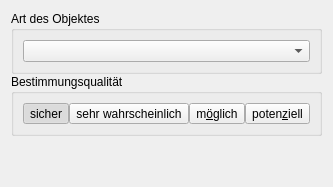
     <widget class="QWidget" name="tab_misc">
      <property name="autoFillBackground">
       <bool>true</bool>
      </property>
      <property name="dbvalue" stdset="0">
       <string>MISC</string>
      </property>
      <attribute name="title">
       <string>Sonstiges</string>
      </attribute>
      <layout class="QVBoxLayout" name="verticalLayout_3">
       <property name="spacing">
        <number>0</number>
       </property>
       <item>
        <widget class="QGroupBox" name="gbx_misc_name">
         <property name="title">
          <string>Art des Objektes</string>
         </property>
         <layout class="QHBoxLayout" name="horizontalLayout">
          <property name="spacing">
           <number>0</number>
          </property>
          <item>
           <widget class="QComboBox" name="cmb_misc_name"/>
          </item>
         </layout>
        </widget>
       </item>
       <item>
        <widget class="QGroupBox" name="gbx_misc_qual">
         <property name="title">
          <string>Bestimmungsqualität</string>
         </property>
         <layout class="QHBoxLayout" name="horizontalLayout_18">
          <property name="spacing">
           <number>0</number>
          </property>
          <item>
           <widget class="QToolButton" name="rbutton_misc_qual_1">
            <property name="sizePolicy">
             <sizepolicy hsizetype="Preferred" vsizetype="Fixed">
              <horstretch>0</horstretch>
              <verstretch>0</verstretch>
             </sizepolicy>
            </property>
            <property name="text">
             <string comment="1">sicher</string>
            </property>
            <property name="checkable">
             <bool>true</bool>
            </property>
            <property name="checked">
             <bool>true</bool>
            </property>
            <property name="autoExclusive">
             <bool>true</bool>
            </property>
            <property name="dbvalue" stdset="0">
             <string>1</string>
            </property>
            <attribute name="buttonGroup">
             <string notr="true">buttongroup_misc_confidence</string>
            </attribute>
           </widget>
          </item>
          <item>
           <widget class="QToolButton" name="rbutton_misc_qual_2">
            <property name="sizePolicy">
             <sizepolicy hsizetype="Preferred" vsizetype="Fixed">
              <horstretch>0</horstretch>
              <verstretch>0</verstretch>
             </sizepolicy>
            </property>
            <property name="text">
             <string comment="2">sehr wahrscheinlich</string>
            </property>
            <property name="checkable">
             <bool>true</bool>
            </property>
            <property name="autoExclusive">
             <bool>true</bool>
            </property>
            <property name="dbvalue" stdset="0">
             <string>2</string>
            </property>
            <attribute name="buttonGroup">
             <string notr="true">buttongroup_misc_confidence</string>
            </attribute>
           </widget>
          </item>
          <item>
           <widget class="QToolButton" name="rbutton_misc_qual_3">
            <property name="sizePolicy">
             <sizepolicy hsizetype="Preferred" vsizetype="Fixed">
              <horstretch>0</horstretch>
              <verstretch>0</verstretch>
             </sizepolicy>
            </property>
            <property name="text">
             <string comment="3">m&amp;öglich</string>
            </property>
            <property name="checkable">
             <bool>true</bool>
            </property>
            <property name="autoExclusive">
             <bool>true</bool>
            </property>
            <property name="dbvalue" stdset="0">
             <string>3</string>
            </property>
            <attribute name="buttonGroup">
             <string notr="true">buttongroup_misc_confidence</string>
            </attribute>
           </widget>
          </item>
          <item>
           <widget class="QToolButton" name="rbutton_misc_qual_4">
            <property name="sizePolicy">
             <sizepolicy hsizetype="Preferred" vsizetype="Fixed">
              <horstretch>0</horstretch>
              <verstretch>0</verstretch>
             </sizepolicy>
            </property>
            <property name="text">
             <string comment="4">poten&amp;ziell</string>
            </property>
            <property name="checkable">
             <bool>true</bool>
            </property>
            <property name="autoExclusive">
             <bool>true</bool>
            </property>
            <property name="dbvalue" stdset="0">
             <string>4</string>
            </property>
            <attribute name="buttonGroup">
             <string notr="true">buttongroup_misc_confidence</string>
            </attribute>
           </widget>
          </item>
         </layout>
        </widget>
       </item>
       <item>
        <spacer name="verticalSpacer_3">
         <property name="orientation">
          <enum>Qt::Vertical</enum>
         </property>
         <property name="sizeHint" stdset="0">
          <size>
           <width>20</width>
           <height>40</height>
          </size>
         </property>
        </spacer>
       </item>
      </layout>
     </widget>
